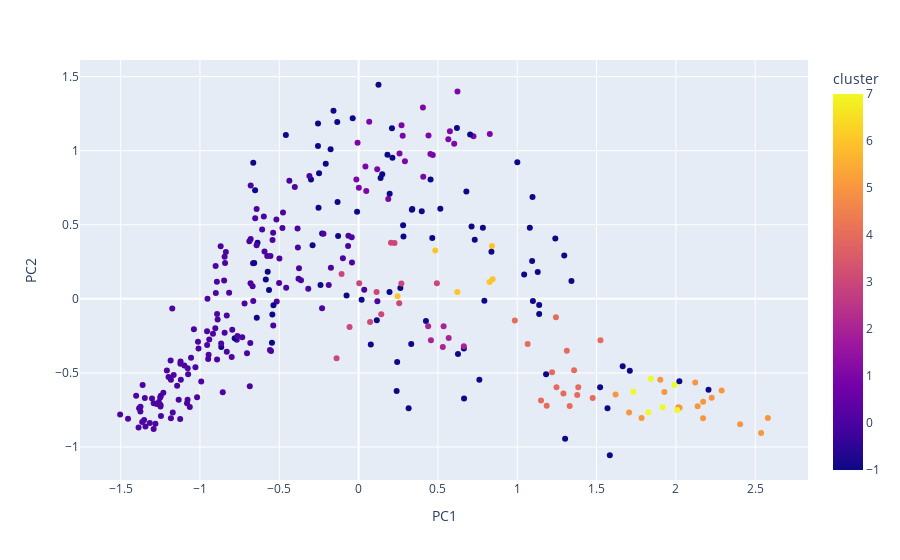

The notebook cell this image was saved under:
### Code cell
# With PC3, best values are eps:1.6 and min 4
DBSCANplot(features_pca, .45,6)

### Figure 1 — Plotly figure (JSON) as saved in the notebook; plotly's stock layout.template omitted (floating-point values rounded to 4 significant figures; data arrays with more than 128 entries replaced by an {"elided": "..."} marker saying what was removed)
{"data": [{"hovertemplate": "PC1=%{x}<br>PC2=%{y}<br>cluster=%{marker.color}<extra></extra>", "legendgroup": "", "marker": {"color": {"elided": "306 int values"}, "coloraxis": "coloraxis", "symbol": "circle"}, "mode": "markers", "name": "", "orientation": "v", "showlegend": false, "type": "scatter", "x": {"elided": "306 float values"}, "xaxis": "x", "y": {"elided": "306 float values"}, "yaxis": "y"}], "layout": {"coloraxis": {"colorbar": {"title": {"text": "cluster"}}, "colorscale": [[0, "#0d0887"], [0.1111, "#46039f"], [0.2222, "#7201a8"], [0.3333, "#9c179e"], [0.4444, "#bd3786"], [0.5556, "#d8576b"], [0.6667, "#ed7953"], [0.7778, "#fb9f3a"], [0.8889, "#fdca26"], [1, "#f0f921"]]}, "legend": {"tracegroupgap": 0}, "margin": {"t": 60}, "xaxis": {"anchor": "y", "domain": [0, 1], "title": {"text": "PC1"}}, "yaxis": {"anchor": "x", "domain": [0, 1], "title": {"text": "PC2"}}}}
